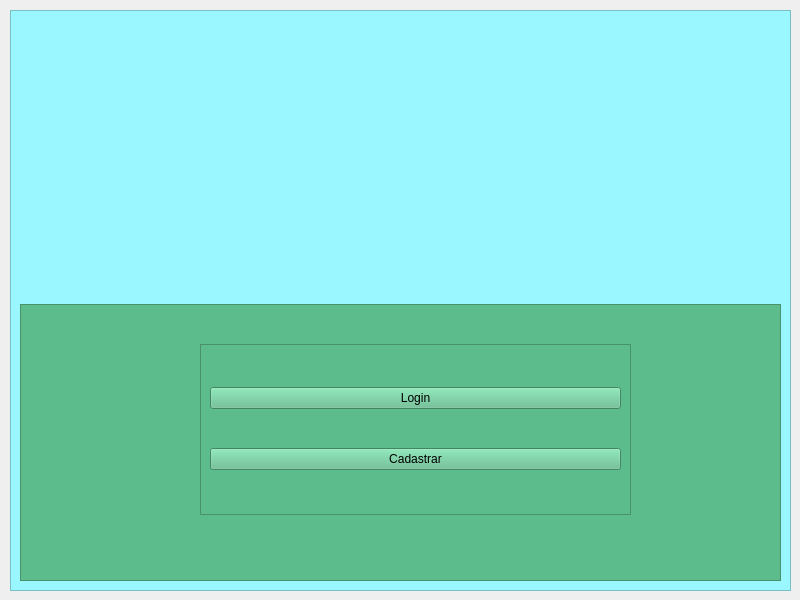
<?xml version="1.0" encoding="UTF-8"?>
<ui version="4.0">
 <class>MainWindow</class>
 <widget class="QMainWindow" name="MainWindow">
  <property name="geometry">
   <rect>
    <x>0</x>
    <y>0</y>
    <width>800</width>
    <height>600</height>
   </rect>
  </property>
  <property name="windowTitle">
   <string>MainWindow</string>
  </property>
  <widget class="QWidget" name="centralwidget">
   <widget class="QFrame" name="frame">
    <property name="geometry">
     <rect>
      <x>10</x>
      <y>10</y>
      <width>781</width>
      <height>581</height>
     </rect>
    </property>
    <property name="styleSheet">
     <string notr="true">background-color: rgb(155, 247, 255);</string>
    </property>
    <property name="frameShape">
     <enum>QFrame::StyledPanel</enum>
    </property>
    <property name="frameShadow">
     <enum>QFrame::Raised</enum>
    </property>
    <layout class="QVBoxLayout" name="verticalLayout_2">
     <item>
      <widget class="QLabel" name="label">
       <property name="text">
        <string>&lt;html&gt;&lt;head/&gt;&lt;body&gt;&lt;p align=&quot;center&quot;&gt;&lt;img src=&quot;:/newPrefix/outras/usermodific2.png&quot;/&gt;&lt;/p&gt;&lt;/body&gt;&lt;/html&gt;</string>
       </property>
      </widget>
     </item>
     <item>
      <widget class="QFrame" name="frame_2">
       <property name="styleSheet">
        <string notr="true">background-color: rgb(93, 188, 139);</string>
       </property>
       <property name="frameShape">
        <enum>QFrame::StyledPanel</enum>
       </property>
       <property name="frameShadow">
        <enum>QFrame::Raised</enum>
       </property>
       <widget class="QFrame" name="frame_3">
        <property name="geometry">
         <rect>
          <x>180</x>
          <y>40</y>
          <width>431</width>
          <height>171</height>
         </rect>
        </property>
        <property name="frameShape">
         <enum>QFrame::StyledPanel</enum>
        </property>
        <property name="frameShadow">
         <enum>QFrame::Raised</enum>
        </property>
        <layout class="QVBoxLayout" name="verticalLayout">
         <item>
          <widget class="QPushButton" name="pushButton">
           <property name="text">
            <string>Login</string>
           </property>
          </widget>
         </item>
         <item>
          <widget class="QPushButton" name="pushButton_2">
           <property name="text">
            <string>Cadastrar</string>
           </property>
          </widget>
         </item>
        </layout>
       </widget>
      </widget>
     </item>
    </layout>
   </widget>
  </widget>
 </widget>
 <resources>
  <include location="../../../../../../../Users/User/Pictures/icons.qrc"/>
 </resources>
 <connections/>
</ui>
